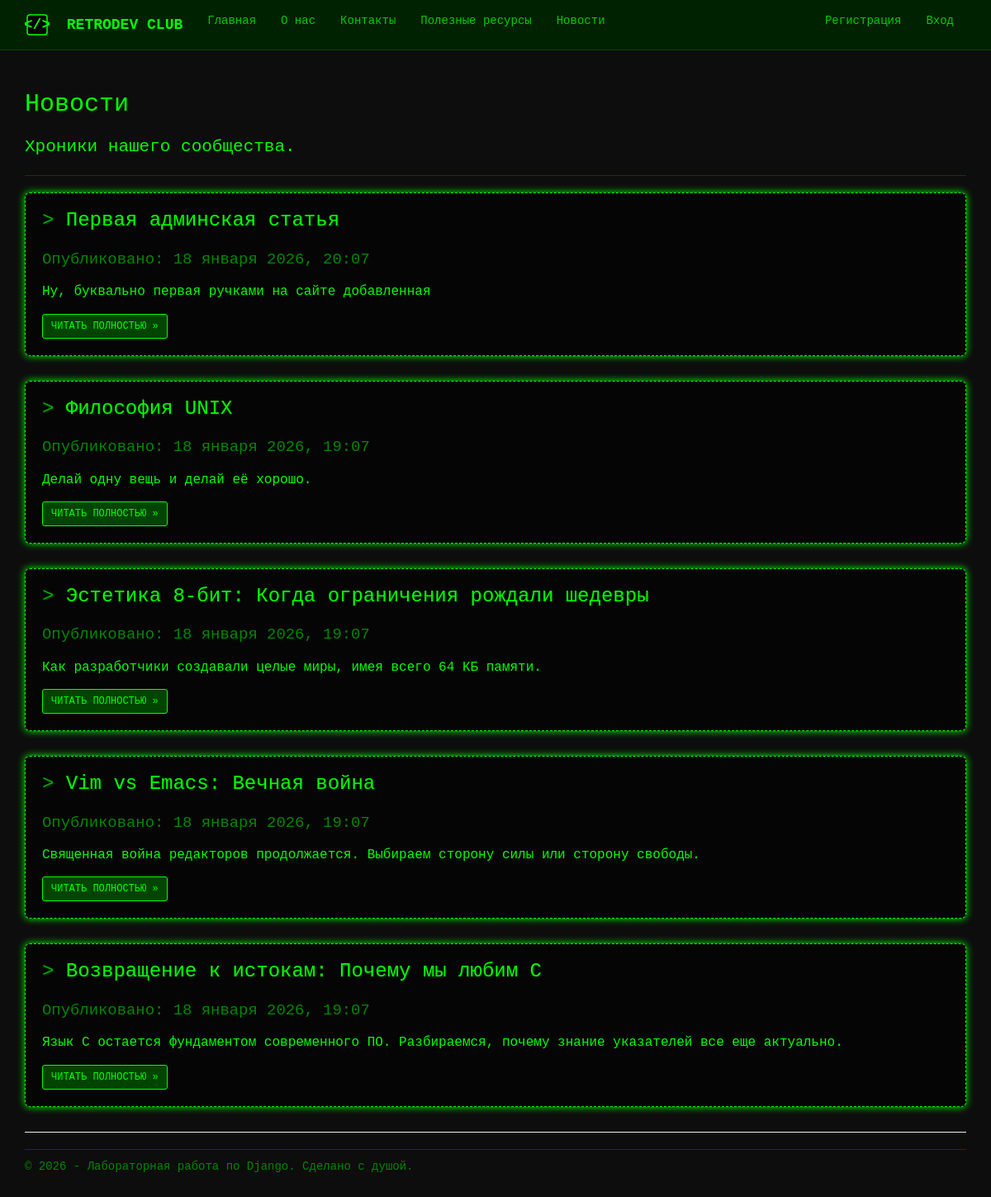
The page /news/ on the database as committed earlier.
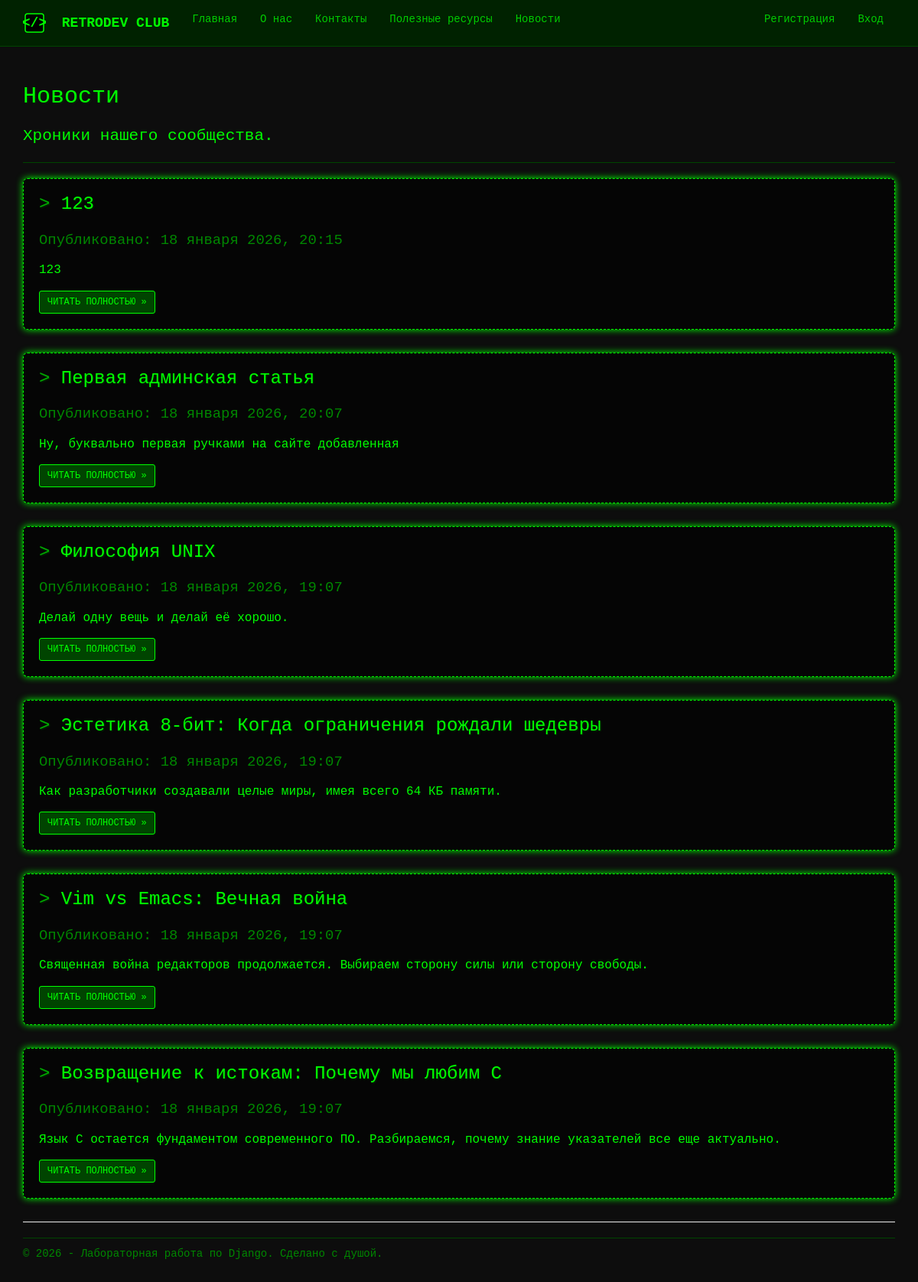
The same page on the database as committed later.
### app/models.py (models this page shows, shortened)
class News(models.Model):
    title = models.CharField(max_length=100, unique_for_date="posted", verbose_name="Заголовок")
    description = models.TextField(verbose_name="Краткое содержание")
    content = models.TextField(verbose_name="Полное содержание")
    posted = models.DateTimeField(default=datetime.now, db_index=True, verbose_name="Опубликована")
    image = models.FileField(default='temp.jpg', verbose_name="Путь к картинке")
    class Meta:
        db_table = "Posts"
        ordering = ["-posted"]
        verbose_name = "новость"
        verbose_name_plural = "новости"

### app/views.py (the view)
# urls.py: path('news/', views.news, name='news'),
def news(request):
    assert isinstance(request, HttpRequest)
    posts = News.objects.order_by('-posted')
    return render(
        request,
        'app/news.html',
        {
            'title': 'Новости',
            'posts': posts,
            'year': datetime.now().year,
        }
    )

### app/templates/app/news.html
﻿{% extends "app/layout.html" %}
{% block content %}
<h2>{{ title }}</h2>
<p class="lead">Хроники нашего сообщества.</p>
<hr style="border-color: #004400;" />
<div class="blog-posts">
    {% for post in posts %}
    <div class="jumbotron" style="padding: 20px; border: 1px dashed #00ff00; background-color: #050505;">
        <h3 style="margin-top: 0;">
            <span style="color: #00aa00;">></span> {{ post.title }}
        </h3>
        <p style="font-size: 0.9em; color: #008800;">
            Опубликовано: {{ post.posted|date:"d E Y, H:i" }}
        </p>
        <p class="post-description" style="margin: 15px 0;">
            {{ post.description }}
        </p>
        <a href="{% url 'newspost' parametr=post.id %}" class="btn btn-primary btn-sm">
            ЧИТАТЬ ПОЛНОСТЬЮ &raquo;
        </a>
    </div>
    {% endfor %}
</div>
{% endblock %}

Rows that differ between the two databases and show on the page:
added News: title "123", posted "18 января 2026, 20:15", description "123"
